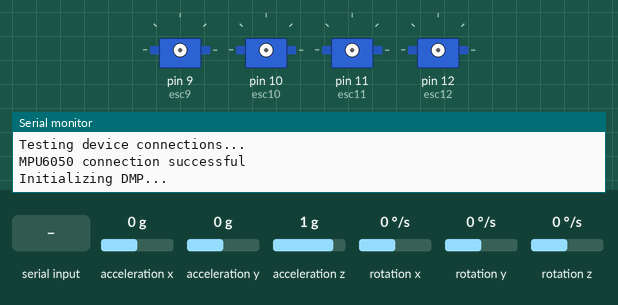
Bench run of a sketch on a simulated Arduino Uno, built with avr-gcc and run on an emulated ATmega328P. On the bench: 4 × servo, the last lines printed to the serial monitor. The inputs (shaded band) are chosen by the test bench; at power-on: acceleration x 0 g, acceleration y 0 g, acceleration z 1 g, rotation x 0 °/s, rotation y 0 °/s, rotation z 0 °/s.

Above: at 0.1 s.
At 0.6 s:
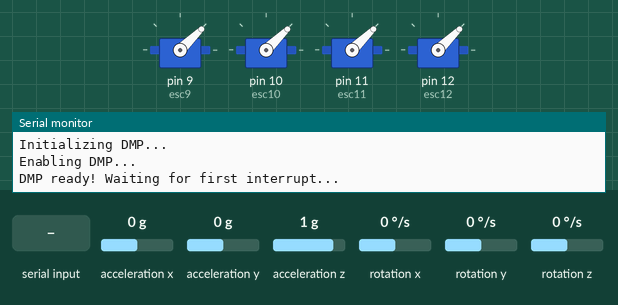
At 2.2 s:
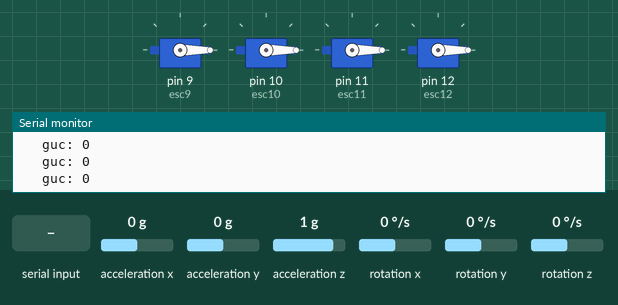
2.3 s: "90,45,200\n" received over the second serial link
3.8 s: "90,45\n" received over the second serial link
5.3 s: "90,45,200,10\n" received over the second serial link
Timing chart, 0 to 8.3 s (numbered marks = the images above; inputs shaded):
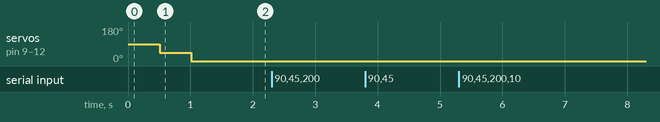

The sketch:

drone.ino
```cpp
#include <SoftwareSerial.h>
#include <Servo.h>
#include "I2Cdev.h"
#include "MPU6050_6Axis_MotionApps20.h"
#if I2CDEV_IMPLEMENTATION == I2CDEV_ARDUINO_WIRE
  #include "Wire.h"
#endif

#define GUC_BASLANGIC 1000
#define ROLL_CARPANI 3
#define PITCH_CARPANI 3
#define YPR_LIMIT 300
#define DELTA_SPEED 50
#define DELTA_SPEED_YAVAS 15

#define RxD 0
#define TxD 1

bool blinkState = false;

bool dmpReady = false;  // set true if DMP init was successful
uint8_t mpuIntStatus;   // holds actual interrupt status byte from MPU
uint8_t devStatus;      // return status after each device operation (0 = success, !0 = error)
uint16_t packetSize;    // expected DMP packet size (default is 42 bytes)
uint16_t fifoCount;     // count of all bytes currently in FIFO
uint8_t fifoBuffer[64]; // FIFO storage buffer


// orientation/motion vars
Quaternion q;           // [w, x, y, z]         quaternion container
VectorFloat gravity;    // [x, y, z]            gravity vector
float ypr[3];           // [yaw, pitch, roll]   yaw/pitch/roll container and gravity vector

volatile bool mpuInterrupt = false;     // indicates whether MPU interrupt pin has gone high
void dmpDataReady() {
    mpuInterrupt = true;
}


float roll;
float pitch;
float startPitch;
float startRoll;
float telPitch;
float telRoll;
int guc = 0;
int gear = 0;

Servo esc9;
Servo esc10;
Servo esc11;
Servo esc12;

int x=50;
int a=1300;

MPU6050 mpu;

SoftwareSerial BTSerial(RxD, TxD);

void setup()
{
    // join I2C bus (I2Cdev library doesn't do this automatically)
    #if I2CDEV_IMPLEMENTATION == I2CDEV_ARDUINO_WIRE
        Wire.begin();
        TWBR = 24; // 400kHz I2C clock (200kHz if CPU is 8MHz). Comment this line if having compilation difficulties with TWBR.
    #elif I2CDEV_IMPLEMENTATION == I2CDEV_BUILTIN_FASTWIRE
        Fastwire::setup(400, true);
    #endif

    Serial.begin(115200);

    // initialize device
    Serial.println(F("Initializing I2C devices..."));
    mpu.initialize();

    // verify connection
    Serial.println(F("Testing device connections..."));
    Serial.println(mpu.testConnection() ? F("MPU6050 connection successful") : F("MPU6050 connection failed"));

    // load and configure the DMP
    Serial.println(F("Initializing DMP..."));
    devStatus = mpu.dmpInitialize();

    // supply your own gyro offsets here, scaled for min sensitivity
    mpu.setXGyroOffset(220);
    mpu.setYGyroOffset(76);
    mpu.setZGyroOffset(-85);
    mpu.setZAccelOffset(1788); // 1688 factory default for my test chip

    // make sure it worked (returns 0 if so)
    if (devStatus == 0) {
        // turn on the DMP, now that it's ready
        Serial.println(F("Enabling DMP..."));
        mpu.setDMPEnabled(true);

        // enable Arduino interrupt detection
        //Serial.println(F("Enabling interrupt detection (Arduino external interrupt 0)..."));
        //attachInterrupt(0, dmpDataReady, RISING);
        mpuIntStatus = mpu.getIntStatus();

        // set our DMP Ready flag so the main loop() function knows it's okay to use it
        Serial.println(F("DMP ready! Waiting for first interrupt..."));
        dmpReady = true;

        // get expected DMP packet size for later comparison
        packetSize = mpu.dmpGetFIFOPacketSize();
    } else {
        // ERROR!
        // 1 = initial memory load failed
        // 2 = DMP configuration updates failed
        // (if it's going to break, usually the code will be 1)
        Serial.print(F("DMP Initialization failed (code "));
        Serial.print(devStatus);
        Serial.println(F(")"));
    }


  esc9.attach(9);
  esc10.attach(10);
  esc11.attach(11);
  esc12.attach(12);
  esc9.writeMicroseconds(1000);
  esc10.writeMicroseconds(1000);
  esc11.writeMicroseconds(1000);
  esc12.writeMicroseconds(1000);


  // Configuracion del puerto serie por software
  // para comunicar con el modulo HC-05
  BTSerial.begin(9600);
  BTSerial.flush();
  delay(500);

  // Configuramos el puerto serie de Arduino para Debug
  Serial.println("Ready");


}

String Data = "";

void loop()
{

  // Esperamos ha recibir datos.
    // if programming failed, don't try to do anything
    if (!dmpReady) return;

    // wait for MPU interrupt or extra packet(s) available
    //while (!mpuInterrupt && fifoCount < packetSize) {
     // Serial.println("wait for mpu interrupt");
    //}

    // reset interrupt flag and get INT_STATUS byte
    mpuInterrupt = false;
    mpuIntStatus = mpu.getIntStatus();

    fifoCount = mpu.getFIFOCount();

    // check for overflow (this should never happen unless our code is too inefficient)
    if ((mpuIntStatus & 0x10) || fifoCount == 1024) {
        // reset so we can continue cleanly
        mpu.resetFIFO();
        Serial.println(F("FIFO overflow!"));

    // otherwise, check for DMP data ready interrupt (this should happen frequently)
    } else if (mpuIntStatus & 0x02) {
        // wait for correct available data length, should be a VERY short wait
        while (fifoCount < packetSize) fifoCount = mpu.getFIFOCount();

        // read a packet from FIFO
        mpu.getFIFOBytes(fifoBuffer, packetSize);

        // track FIFO count here in case there is > 1 packet available
        // (this lets us immediately read more without waiting for an interrupt)
        fifoCount -= packetSize;

             // display Euler angles in degrees
        mpu.dmpGetQuaternion(&q, fifoBuffer);
        mpu.dmpGetGravity(&gravity, &q);
        mpu.dmpGetYawPitchRoll(ypr, &q, &gravity);
        pitch = ypr[1] * 180/M_PI;
        roll = ypr[2] * 180/M_PI;

        /*
        Serial.print("ypr\t");
        Serial.print(ypr[0] * 180/M_PI);
        Serial.print("\t");
        Serial.print(ypr[1] * 180/M_PI);
        Serial.print("\t");
        Serial.println(ypr[2] * 180/M_PI);
        Serial.print("\t");
        Serial.println(ypr[2]);
        Serial.print("\t");
*/
    }
  /*
  if (BTSerial.available()){

    // La funcion read() devuelve un caracter
    char command = BTSerial.read();
    BTSerial.flush();
    Serial.println(command);

    unsigned long value;

    if(command == '6'){
      guc = GUC_BASLANGIC;
      startRoll = roll;
      startPitch = pitch;
    } else if(command == '5'){
      guc = 1000;
      gear = 0;
    } else if(command == '7'){
      gear = gear < 10 ? (gear + 1) : gear;
      guc = GUC_BASLANGIC + (DELTA_SPEED*gear);
    } else if(command == '8'){
      gear = gear > 0 ? (gear - 1) : 0;
      guc = GUC_BASLANGIC + (DELTA_SPEED*gear);
    }

  }
*/
    while (BTSerial.available())
    {
        char character = BTSerial.read(); // Receive a single character from the software serial port
        Data.concat(character); // Add the received character to the receive buffer

        if (character == '\n' && Data.length() > 0)
        {
            //Serial.print("Received: ");
            Serial.println(Data);
            if(Data.charAt(0) == 'p') {
              telPitch = Data.substring(1, Data.length()).toFloat()*2;
            //telPitch=telPitch>30?30:0;
            //telPitch=telPitch<-30?-30:0;
            /*
            if(telPitch > 30)
              telPitch = 30;
            else if(telPitch < -30)
              telPitch = -30;
            else
              telPitch = 0;
              */
            } else if(Data.charAt(0) == 'r') {
              telRoll = Data.substring(1, Data.length()).toFloat()*2;

             //telRoll=telRoll>30?30:0;
            //telRoll=telRoll<-30?-30:0;
            /*
            if(telRoll > 30)
              telRoll = 30;
            else if(telRoll < -30)
              telRoll = -30;
            else
              telRoll = 0;
              */
            } else if(Data.charAt(0)=='i'){
                if(Data.substring(1, Data.length()).toInt() == 6){
                  guc = GUC_BASLANGIC;
                  startRoll = 0;
                  startPitch = 0;
                } else if(Data.substring(1, Data.length()).toInt() == 5){
                  guc = 1000;
                } else if(Data.substring(1, Data.length()).toInt() == 7){
                  guc += DELTA_SPEED;
                } else if(Data.substring(1, Data.length()).toInt() == 8){
                  guc -= DELTA_SPEED;
                } else if(Data.substring(1, Data.length()).toInt() == 1){ //azalyavaş
                  guc -= DELTA_SPEED_YAVAS;
                } else if(Data.substring(1, Data.length()).toInt() == 2){
                  guc += DELTA_SPEED_YAVAS;
                }

            }


            // Add your code to parse the received line here....

            // Clear receive buffer so we're ready to receive the next line
            Data = "";
        }
    }

    float rollSpeed = (roll - startRoll) * ROLL_CARPANI;
    float pitchSpeed = (pitch - startPitch) * PITCH_CARPANI;
    if (guc == 1000){
      rollSpeed = 0;
      pitchSpeed = 0;
    } else {
      rollSpeed = rollSpeed < -YPR_LIMIT ? -YPR_LIMIT : rollSpeed;
      rollSpeed = rollSpeed > YPR_LIMIT ? YPR_LIMIT : rollSpeed;

      pitchSpeed = pitchSpeed > YPR_LIMIT ? YPR_LIMIT : pitchSpeed;
      pitchSpeed = pitchSpeed < -YPR_LIMIT ? -YPR_LIMIT : pitchSpeed;

    }

    telRoll = 0;
    telPitch = 0;

    int gucSol = guc;// + rollSpeed - telRoll;
    int gucSag = guc;// - rollSpeed + telRoll;
    int gucOn = guc;// - pitchSpeed + telPitch;
    int gucArka = guc;//  + pitchSpeed - telPitch;

/*
    gucSol *= 1;
    gucSag *= 1.007;
    gucOn *= 1;
    gucArka *= 1.003;
  */
    // Sol
    esc9.writeMicroseconds(gucSol);
    // ON
    esc10.writeMicroseconds(gucOn);

    // ARKA
    esc12.writeMicroseconds(gucArka);
    // Sag
    esc11.writeMicroseconds(gucSag);


    //Serial.print("sag: ");
    Serial.print("   guc: ");
    Serial.println(guc);
    /*Serial.print("   sol: ");
    Serial.print(guc + rollSpeed - telRoll);
    Serial.print("   on: ");
    Serial.print(guc - pitchSpeed + telPitch);
    Serial.print("   arka: ");
    Serial.println(guc + pitchSpeed - telPitch);
*/


}
```
